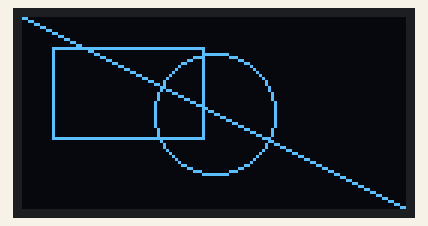
Simulated run of this sketch. Board: Arduino Uno, built with avr-gcc and run on an emulated ATmega328P. Parts: 128×64 one-colour display. Wiring (inferred from the names in the program): SSD1306 OLED at I2C address 0x3C.

Above: at 0.6 s.

The sketch:

ssd1306_driver.ino
```cpp
#include <Wire.h>
#include "ssd1306.h"
#include <string.h>

void setup(){
    Wire.begin();
    ssd1306_init();
    ssd1306_clear();
    ssd1306_update();
}

void loop(){
  // drawLine(0,0,0,20);         //vertical
  // ssd1306_update();
  drawLine(0, 0, 127, 63);   //diagonal
  ssd1306_update();
  // drawLine(0, 0, 127, 10);   //gentle slope
  // ssd1306_update();
  // drawLine(0, 0, 25, 63);    //steep slope
  // ssd1306_update();
  // drawLine(127, 0, 0, 63);   //going left
  // ssd1306_update();
  drawCircle(64, 32, 20);   //draws circle
  ssd1306_update();
  drawRect(10, 10, 50, 30); //draws rectangle
  ssd1306_update();
  delay(1000);
}
```

graphics.cpp
```cpp
#include "ssd1306.h"
#include <Wire.h>
#include <string.h>

void drawLine(int xa, int ya, int xb, int yb){
  if(xa == xb){
    int yStart = (ya < yb) ? ya : yb;
    int yEnd = (ya < yb) ? yb : ya;
    for(int y = yStart; y <= yEnd; y++){
        set_pixel(xa, y);
    }
    return;
  }
  int dx = abs(xa - xb), dy = abs(ya - yb);
	int p = 2*dy - dx;
	int twoDy = 2*dy, twoDyDx = 2*(dy - dx);
	int x, y, xEnd;
	if(xa>xb){
	   x = xb;
	   y = yb;
	   xEnd = xa;
	}
	else{
	  x = xa; y = ya ; xEnd =  xb;
	}
	set_pixel(x, y);
	while(x < xEnd){
	   x++;
	   if(p<0){
	     p = p+twoDy;
	   }
	   else{
	     y++;
	     p = p+twoDyDx;
	   }
	   set_pixel(x,y);
	}
}
void drawRect(int x, int y, int w, int h){
  drawLine(x,y+h,x,y);
  drawLine(x,y,x+w,y);
  drawLine(x+w,y,x+w,y+h);
  drawLine(x,y+h,x+w,y+h);
}
void plotPoints(int xctr, int yctr, int x, int y){

    set_pixel(xctr + x, yctr + y);
    set_pixel(xctr - x, yctr + y);
    set_pixel(xctr + x, yctr - y);
    set_pixel(xctr - x, yctr - y);
    set_pixel(xctr + y, yctr + x);
    set_pixel(xctr - y, yctr + x);
    set_pixel(xctr + y, yctr - x);
    set_pixel(xctr - y, yctr - x);
}
void drawCircle(int x1, int y1, int r){

    int x = 0, y = r;
    int p = 1-r;
    plotPoints(x1, y1, x, y);
    while (x < y)
    {
      x++;
      if (p < 0)
        p+=2*x+1;
      else
      {
        y--;
        p+= 2*(x-y)+1;
      }
      plotPoints(x1, y1, x, y);
    }
}
```

ssd1306.cpp
```cpp
#include "ssd1306.h"
#include <Wire.h>
#include <string.h>
uint8_t ssd1306_buffer[1024];
void ssd1306_write_command(uint8_t cmd){
  Wire.beginTransmission(0x3C);
  Wire.write(0x00);
  Wire.write(cmd);
  Wire.endTransmission();
}

void ssd1306_init(){
  ssd1306_write_command(0xA8);//Set Mux ratio
  ssd1306_write_command(0x3F);//64 rows
  ssd1306_write_command(0xD3);//set display offset
  ssd1306_write_command(0x00);//no offset
  ssd1306_write_command(0x40);//set display start line = 0
  ssd1306_write_command(0xA1);//segment remap(horizontal flip)
  ssd1306_write_command(0xC8);//COM scan direction (vertical flip)
  ssd1306_write_command(0xDA);//set COM pins config
  ssd1306_write_command(0x12);//alterantive config for 128x64
  ssd1306_write_command(0x81);//set contrast
  ssd1306_write_command(0x7F);//medium brightness
  ssd1306_write_command(0xA4);//display follows RAM content
  ssd1306_write_command(0xA6);//nromal display (white pixels on black background)...there is another which shows black pixels on white background(A7h)
  ssd1306_write_command(0xD5);//set oscillator frequency
  ssd1306_write_command(0x80);//default frequency
  ssd1306_write_command(0x8D); // charge pump command
  ssd1306_write_command(0x14);//enable charge pump. Display needs ~7.5v to light up the pixels but the arduino gives only 3.3 or 5v so charge pump is a tiny circuit inside the chip which boosts the voltage to what the display needs.
  ssd1306_write_command(0xAF);//display on
}

void ssd1306_clear(){
  memset(ssd1306_buffer, 0x00,sizeof(ssd1306_buffer) );
}
void set_pixel(uint8_t x, uint8_t y){
  uint8_t page = y/8; //each page has 8 rows so vertical position would be divided by 8 to get the page it is at.
  uint16_t index = (page * 128) + x;  //  which exact byte in the buffer array (0-1023)
  uint8_t bit = y % 8;  // which pixel vertically inside that byte (0-7)
  ssd1306_buffer[index] |= (1 << bit);  // Buffer is just a flat array that respresents all 8 pages.
}
void ssd1306_update(){
  ssd1306_write_command(0x20);//setting up addressing modes
  ssd1306_write_command(0x00);//setting up horizontal addressing mode

  ssd1306_write_command(0x21);//set column address
  ssd1306_write_command(0x00);//initially from 0
  ssd1306_write_command(0x7f);//ends at 127

  ssd1306_write_command(0x22);//set page address
  ssd1306_write_command(0x00);//initially from 0
  ssd1306_write_command(0x07);//ends at 7

  Wire.beginTransmission(0x3C);
  Wire.write(0x40);
  for(int i = 0; i < 1024; i++){
    Wire.write(ssd1306_buffer[i]);
    if(i % 8 == 7){
        Wire.endTransmission();
        Wire.beginTransmission(0x3C);
        Wire.write(0x40);
      //Wire library can only send 30 bytes of data per transmission so we send 1024 bytes in chunks of 8 bytes per transmission
    }
  }
  Wire.endTransmission();
}
```

ssd1306.h
```cpp
#ifndef SSD1306_H
#define SSD1306_H
#include <Arduino.h>

void ssd1306_init();
void ssd1306_write_command(uint8_t cmd);
extern uint8_t ssd1306_buffer[1024];
void ssd1306_clear();
void set_pixel(uint8_t x, uint8_t y);
void ssd1306_update();
void drawLine(int xa, int ya, int xb, int yb);
void drawRect(int x, int y, int w, int h);
void drawCircle(int x1, int y1, int r);
void plotPoints(int xctr, int yctr, int x, int y);
#endif
```
